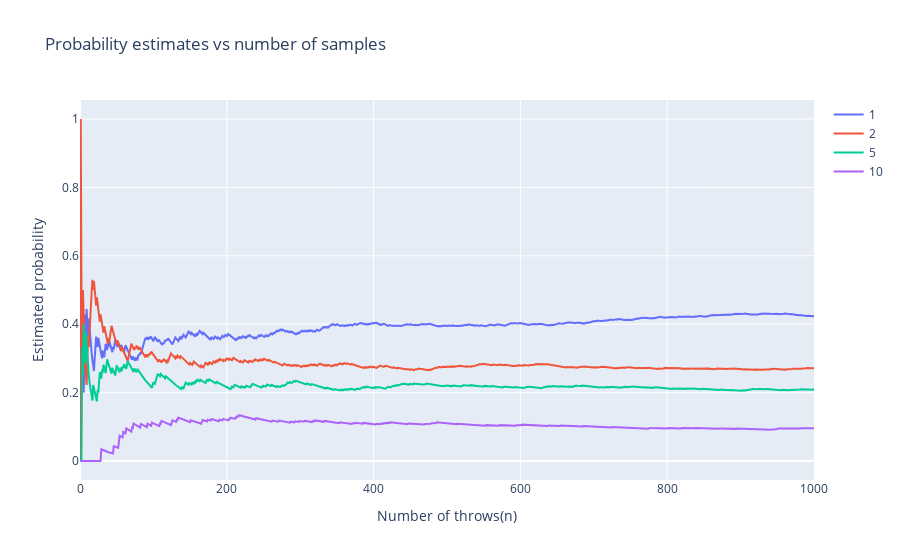

Write notebook code for a chart like this one.
### Code cell
import plotly.graph_objects as go

fig = go.Figure()

fig.update_layout(
    title='Probability estimates vs number of samples',
    xaxis_title='Number of throws(n)',
    yaxis_title='Estimated probability',
)
# Adding traces
for idx, val in enumerate(outcomes.keys()):
    prob = probability_tracker[:, idx]
    fig.add_trace(go.Scatter(x=throw_number, y=prob, name=str(val)))

fig.show()

### Figure 1 — Plotly figure (JSON) as saved in the notebook; plotly's stock layout.template omitted (floating-point values rounded to 4 significant figures; data arrays with more than 128 entries replaced by an {"elided": "..."} marker saying what was removed)
{"data": [{"name": "1", "type": "scatter", "x": {"elided": "1001 int values"}, "y": {"elided": "1001 float values"}}, {"name": "2", "type": "scatter", "x": {"elided": "1001 int values"}, "y": {"elided": "1001 float values"}}, {"name": "5", "type": "scatter", "x": {"elided": "1001 int values"}, "y": {"elided": "1001 float values"}}, {"name": "10", "type": "scatter", "x": {"elided": "1001 int values"}, "y": {"elided": "1001 float values"}}], "layout": {"title": {"text": "Probability estimates vs number of samples"}, "xaxis": {"title": {"text": "Number of throws(n)"}}, "yaxis": {"title": {"text": "Estimated probability"}}}}
